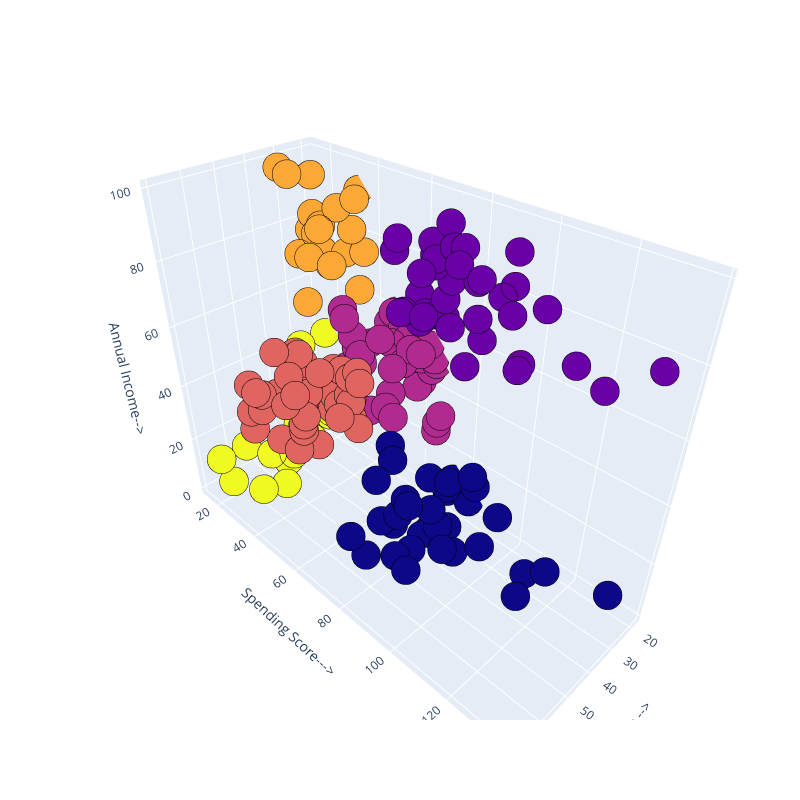

The cell this chart's notebook holds for it:
### Code cell
Scene = dict(xaxis = dict(title  = 'Age -->'),yaxis = dict(title  = 'Spending Score--->'),zaxis = dict(title  = 'Annual Income-->'))

# model.labels_ is nothing but the predicted clusters i.e y_clusters
labels = y_means
trace = go.Scatter3d(x=X[:, 0], y=X[:, 1], z=X[:, 2], mode='markers',marker=dict(color = labels, size= 10, line=dict(color= 'black',width = 10)))
layout = go.Layout(margin=dict(l=0,r=0),scene = Scene,height = 800,width = 800)
data = [trace]
fig = go.Figure(data = data, layout = layout)
fig.show()

### Figure 1 — Plotly figure (JSON) as saved in the notebook; plotly's stock layout.template omitted (floating-point values rounded to 4 significant figures; data arrays with more than 128 entries replaced by an {"elided": "..."} marker saying what was removed)
{"data": [{"marker": {"color": {"elided": "200 int values"}, "line": {"color": "black", "width": 10}, "size": 10}, "mode": "markers", "type": "scatter3d", "x": {"elided": "200 int values"}, "y": {"elided": "200 int values"}, "z": {"elided": "200 int values"}}], "layout": {"height": 800, "margin": {"l": 0, "r": 0}, "scene": {"xaxis": {"title": {"text": "Age -->"}}, "yaxis": {"title": {"text": "Spending Score--->"}}, "zaxis": {"title": {"text": "Annual Income-->"}}}, "width": 800}}
